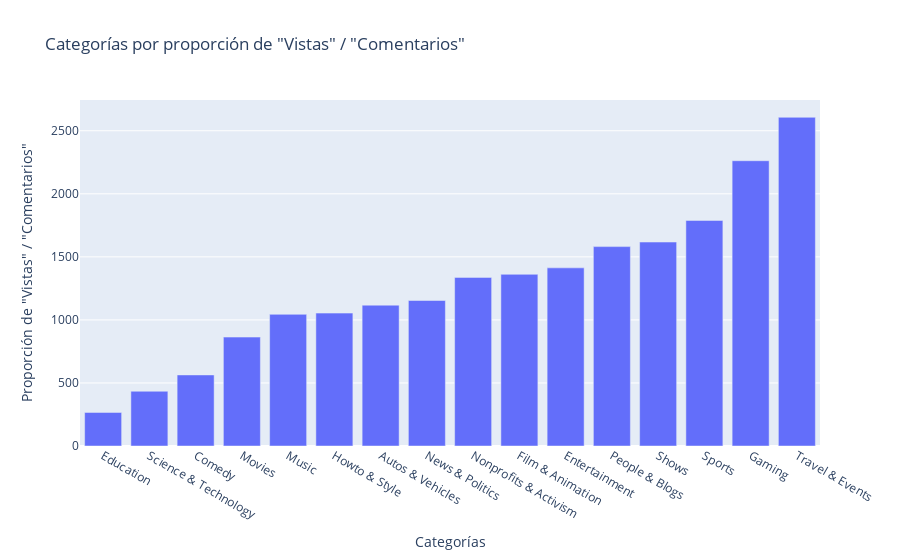

Notebook code for this chart:
### Markdown cell above
### 4.- ¿Qué categorías de videos tienen la mejor proporción (ratio) de “Vistas” / “Comentarios”?

### Code cell
counts4 = df.groupby("category")
counts4a = pd.DataFrame(counts2.sum()["views"])
counts4b = pd.DataFrame(counts2.sum()["comment_count"])

counts4c = pd.DataFrame()
counts4c["ratio"] = counts4a["views"] / counts4b["comment_count"]
print(counts4c)

counts4c = counts4c.sort_values("ratio")

data = [go.Bar(
    y = counts4c['ratio'],
    x = counts4c.index
)]
layout = go.Layout(
    title = 'Categorías por proporción de "Vistas" / "Comentarios"',
    yaxis = dict(title = 'Proporción de "Vistas" / "Comentarios"'),
    xaxis = dict(title = 'Categorías')
)

fig = go.Figure(data = data, layout = layout)

fig.iplot()

### Figure 1 — Plotly figure (JSON) as saved in the notebook; plotly's stock layout.template omitted (floating-point values rounded to 4 significant figures)
{"data": [{"type": "bar", "x": ["Education", "Science & Technology", "Comedy", "Movies", "Music", "Howto & Style", "Autos & Vehicles", "News & Politics", "Nonprofits & Activism", "Film & Animation", "Entertainment", "People & Blogs", "Shows", "Sports", "Gaming", "Travel & Events"], "y": [266.2, 434.2, 563.6, 863.8, 1044.0, 1054.0, 1117.0, 1154.0, 1337.0, 1362.0, 1413.0, 1581.0, 1617.0, 1789.0, 2262.0, 2607.0]}], "layout": {"title": {"text": "Categorías por proporción de \"Vistas\" / \"Comentarios\""}, "xaxis": {"title": {"text": "Categorías"}}, "yaxis": {"title": {"text": "Proporción de \"Vistas\" / \"Comentarios\""}}}}
